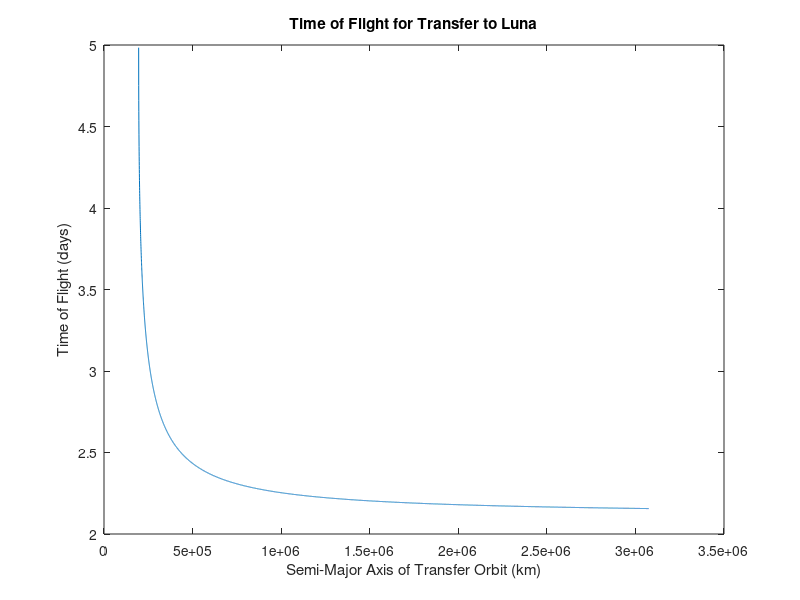
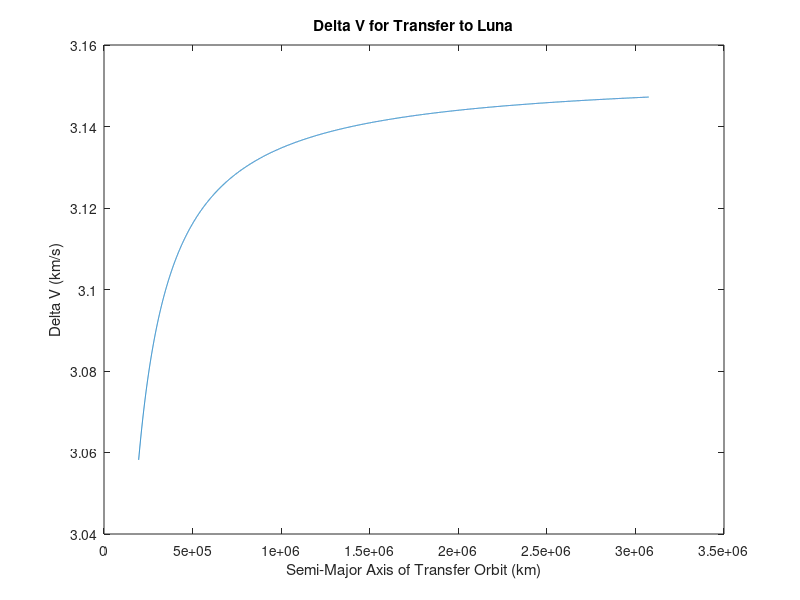
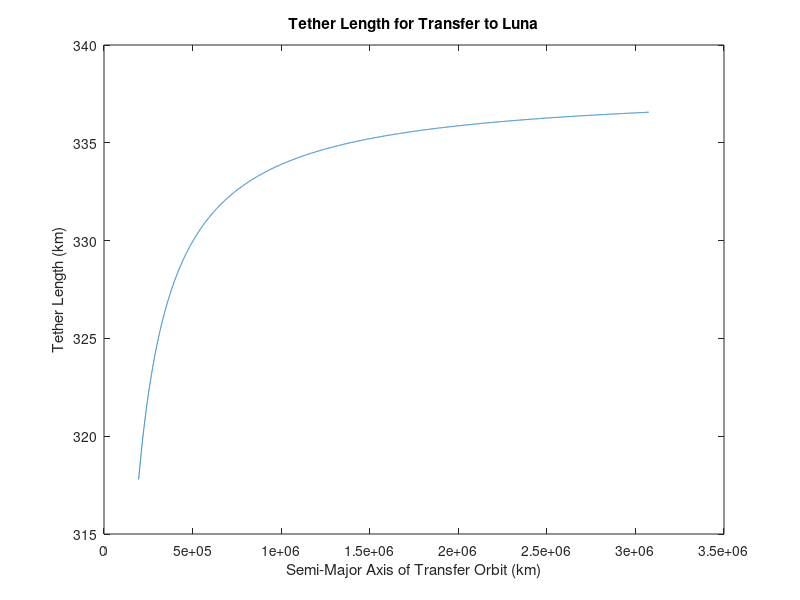
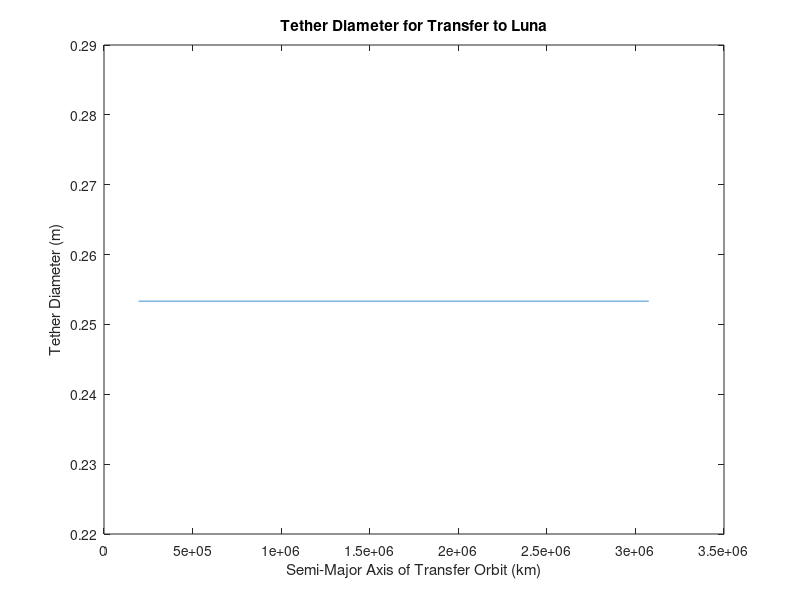

Write MATLAB code to recreate these figures, in order.
%% Define Initial Parameters and Useful Numbers
v_inf_earth_cycler_1 = 5.26941176470588;  %km/s (average v_inf of cycler earth flyby)
v_inf_earth_cycler_2 = 4.94647058823529;  %km/s (average v_inf of cycler earth flyby)
v_inf_earth_cycler_3 = 5.16941176470588;  %km/s (average v_inf of cycler earth flyby)
v_inf_earth_cycler_4 = 5.03235294117647;  %km/s (average v_inf of cycler earth flyby)
mu_earth = 398600.4415; %km^3/s^2 (gravitational parameter of Earth)
mu_sun = 132712440017.99;   %km^3/s^2 (gravitational parameter of Sun)
r_earth = 6378.136; %km (mean equatorial radius of Earth)
h_LEO = 500;    %km (altitude of LEO)
r_LEO = r_earth + h_LEO;
a_earth = 149597870.7;  %km (semi-major axis of Earth orbit)
a_mars = 227943822.428; %km (semi-major axis of Mars orbit)
earth_mars_TOF_1_months = 6.42429551759381;    %months (Time of Flight from Earth to Mars)
earth_mars_TOF_2_months = 6.56300189808731;    %months (Time of Flight from Earth to Mars)
earth_mars_TOF_1 = earth_mars_TOF_1_months * 30 * 24 * 3600;   %seconds
earth_mars_TOF_2 = earth_mars_TOF_2_months * 30 * 24 * 3600;   %seconds
a_Luna = 384400;    %km (radius of Lunar orbit around Earth assuming circular orbit)
a_max = 8*a_Luna;   %km (maximum semi-major axis used for transfer to Luna)
g = 9.81;   %m/s^2 (gravitational acceleration on Earth's surface)
rho_tether = 2700; %kg/m^3 (volumetric density of tether (aluminum))
d_tether = 1.2*10^(-3); %m (diameter of tether suggested in Mueterthies paper)
sigma_yield_al = 297*10^6;  %Pa (yield stress of Al 6061 according to NIST)
m_taxi = 63580; %kg (estimate from human factors of mass of taxi)


%% Compute Useful Values
v_LEO = (mu_earth/r_LEO)^.5;    %km/s (orbital velocity of circular LEO)

%% Compute Delta V for Direct to Cycler
v_p_hyp_1 = (v_inf_earth_cycler_1^2 + 2*mu_earth / r_LEO)^.5;   %km/s (periapsis velocity of earth centered hyperbola to cycler 1)
v_p_hyp_2 = (v_inf_earth_cycler_2^2 + 2*mu_earth / r_LEO)^.5;   %km/s (periapsis velocity of earth centered hyperbola to cycler 2)
v_p_hyp_3 = (v_inf_earth_cycler_3^2 + 2*mu_earth / r_LEO)^.5;   %km/s (periapsis velocity of earth centered hyperbola to cycler 3)
v_p_hyp_4 = (v_inf_earth_cycler_4^2 + 2*mu_earth / r_LEO)^.5;   %km/s (periapsis velocity of earth centered hyperbola to cycler 4)
dv_cycler_1 = v_p_hyp_1 - v_LEO;    %km/s (delta V required to reach cycler 1)
dv_cycler_2 = v_p_hyp_2 - v_LEO;    %km/s (delta V required to reach cycler 2)
dv_cycler_3 = v_p_hyp_3 - v_LEO;    %km/s (delta V required to reach cycler 3)
dv_cycler_4 = v_p_hyp_4 - v_LEO;    %km/s (delta V required to reach cycler 4)

%% Compute Delta V for Direct to Luna
a_hoh = .5*(r_LEO + a_Luna);    %km (semi-major axis of hohman transfer, which is the smallest possible transfer semi-major axis)
a_to_Luna = linspace(a_hoh, a_max, 10000); %km (range of semi-major axes for transfer orbit)
ecc_anomaly_Luna = acos((a_to_Luna - a_Luna)./(a_to_Luna - r_LEO));  % rad (eccentric anomaly of elliptical orbit to Luna at Lunar arrival)
TOF_Luna = (ecc_anomaly_Luna - (1 - r_LEO./a_to_Luna).*sin(ecc_anomaly_Luna))./(mu_earth./a_to_Luna.^3).^.5;  %seconds (Time of Flight from LEO to Luna)
dv_Luna = (2*mu_earth/r_LEO - mu_earth./a_to_Luna).^.5 - v_LEO;   %km/s (delta V required to reach Luna at a given semi-major axis)
figure(1)
plot(a_to_Luna, TOF_Luna./(3600*24))
xlabel('Semi-Major Axis of Transfer Orbit (km)')
ylabel('Time of Flight (days)')
title('Time of Flight for Transfer to Luna')

figure(2)
plot(a_to_Luna, dv_Luna)
xlabel('Semi-Major Axis of Transfer Orbit (km)')
ylabel('Delta V (km/s)')
title('Delta V for Transfer to Luna')

%% Compute Tether Length
%Note: we are assuming that the human body can sustain 6 g's for an
%unspecified amount of time.
L_tether_cycler_1 = 2*((dv_cycler_1)^2)/(6*g/1000);  %km (minimum tether length from CM that will provide an acceleration sustainable by humans)
L_tether_cycler_2 = 2*((dv_cycler_2)^2)/(6*g/1000);  %km (minimum tether length from CM that will provide an acceleration sustainable by humans)
L_tether_cycler_3 = 2*((dv_cycler_3)^2)/(6*g/1000);  %km (minimum tether length from CM that will provide an acceleration sustainable by humans)
L_tether_cycler_4 = 2*((dv_cycler_4)^2)/(6*g/1000);  %km (minimum tether length from CM that will provide an acceleration sustainable by humans)
L_tether_Luna = 2*((dv_Luna).^2)/(6*g/1000);   %km (minimum tether length from CM that will provide an acceleration sustainable by humans)
figure(3)
plot(a_to_Luna, L_tether_Luna)
xlabel('Semi-Major Axis of Transfer Orbit (km)')
ylabel('Tether Length (km)')
title('Tether Length for Transfer to Luna')

%% Compute Minimum Tether Diameter Based on Yield Stress
accel_centripetal_cycler_1 = 1000*(dv_cycler_1^2)/(L_tether_cycler_1/2); %m/s^2 (centripetal acceleration on taxi for cycler 1. note: should be equal to 6 gs)
accel_centripetal_cycler_2 = 1000*(dv_cycler_2^2)/(L_tether_cycler_2/2); %m/s^2 (centripetal acceleration on taxi for cycler 2. note: should be equal to 6 gs)
accel_centripetal_cycler_3 = 1000*(dv_cycler_3^2)/(L_tether_cycler_3/2); %m/s^2 (centripetal acceleration on taxi for cycler 3. note: should be equal to 6 gs)
accel_centripetal_cycler_4 = 1000*(dv_cycler_4^2)/(L_tether_cycler_4/2); %m/s^2 (centripetal acceleration on taxi for cycler 4. note: should be equal to 6 gs)
accel_centripetal_Luna = 1000*(dv_Luna.^2)./(L_tether_Luna./2);    %m/s^2 (centripetal acceleration on taxi for transfer to Luna. note: should be equal to 6 gs)
f_centripetal_cycler_1 = m_taxi*accel_centripetal_cycler_1; %N (centripetal force on taxi for cycler 1)
f_centripetal_cycler_2 = m_taxi*accel_centripetal_cycler_2; %N (centripetal force on taxi for cycler 2)
f_centripetal_cycler_3 = m_taxi*accel_centripetal_cycler_3; %N (centripetal force on taxi for cycler 3)
f_centripetal_cycler_4 = m_taxi*accel_centripetal_cycler_4; %N (centripetal force on taxi for cycler 4)
f_centripetal_Luna = m_taxi*accel_centripetal_Luna; %N (centripetal force on taxi for transfer to Luna)
d_tether_cycler_1 = (16*f_centripetal_cycler_1/(sigma_yield_al*pi))^.5;    %m (minimum tether diameter for cycler 1 assuming a safety factor of 4 on the yield stress)
d_tether_cycler_2 = (16*f_centripetal_cycler_2/(sigma_yield_al*pi))^.5;    %m (minimum tether diameter for cycler 2 assuming a safety factor of 4 on the yield stress)
d_tether_cycler_3 = (16*f_centripetal_cycler_3/(sigma_yield_al*pi))^.5;    %m (minimum tether diameter for cycler 3 assuming a safety factor of 4 on the yield stress)
d_tether_cycler_4 = (16*f_centripetal_cycler_4/(sigma_yield_al*pi))^.5;    %m (minimum tether diameter for cycler 4 assuming a safety factor of 4 on the yield stress)
d_tether_Luna = (16*f_centripetal_Luna./(sigma_yield_al*pi)).^.5;    %m (minimum tether diameter for transfer to Luna assuming a safety factor of 4 on the yield stress)
figure(4)
plot(a_to_Luna, d_tether_Luna)
xlabel('Semi-Major Axis of Transfer Orbit (km)')
ylabel('Tether Diameter (m)')
title('Tether Diameter for Transfer to Luna')

%% Compute Tether Mass Based on Diameter
tether_area_cycler_1 = pi*(d_tether_cycler_1/2)^2;  %m^2 (cross sectional area of tether for cycler 1)
tether_area_cycler_2 = pi*(d_tether_cycler_2/2)^2;  %m^2 (cross sectional area of tether for cycler 2)
tether_area_cycler_3 = pi*(d_tether_cycler_3/2)^2;  %m^2 (cross sectional area of tether for cycler 3)
tether_area_cycler_4 = pi*(d_tether_cycler_4/2)^2;  %m^2 (cross sectional area of tether for cycler 4)
tether_area_Luna = pi*(d_tether_Luna./2).^2;    %m^2 (cross sectional area of tether for transfer to Luna)
tether_volume_cycler_1 = tether_area_cycler_1*L_tether_cycler_1*1000;    %m^3 (volume of tether for cycler 1)
tether_volume_cycler_2 = tether_area_cycler_2*L_tether_cycler_2*1000;    %m^3 (volume of tether for cycler 2)
tether_volume_cycler_3 = tether_area_cycler_3*L_tether_cycler_3*1000;    %m^3 (volume of tether for cycler 3)
tether_volume_cycler_4 = tether_area_cycler_4*L_tether_cycler_4*1000;    %m^3 (volume of tether for cycler 4)
tether_volume_Luna = tether_area_Luna.*L_tether_Luna*1000;   %m^3 (volume of tether for transfer to Luna)
tether_mass_cycler_1 = tether_volume_cycler_1*rho_tether;   %kg (mass of tether for cycler 1)
tether_mass_cycler_2 = tether_volume_cycler_2*rho_tether;   %kg (mass of tether for cycler 2)
tether_mass_cycler_3 = tether_volume_cycler_3*rho_tether;   %kg (mass of tether for cycler 3)
tether_mass_cycler_4 = tether_volume_cycler_4*rho_tether;   %kg (mass of tether for cycler 4)
tether_mass_Luna = tether_volume_Luna*rho_tether;   %kg (mass of tether for transfer to Luna)
figure(5)
plot(a_to_Luna, tether_mass_Luna)
xlabel('Semi-Major Axis of Transfer Orbit (km)')
ylabel('Tether Mass (kg)')
title('Tether Mass for Transfer to Luna')

figure(6)
plot(TOF_Luna/(3600*24), tether_mass_Luna)
xlabel('TOF to Luna (days)')
ylabel('Tether Mass (kg)')
title('Trade-off of Mass and TOF')

figure(7)
plot(TOF_Luna/(3600*24), L_tether_Luna)
xlabel('TOF to Luna (days)')
ylabel('Tether Length (km)')
title('Trade-off of Length and TOF')